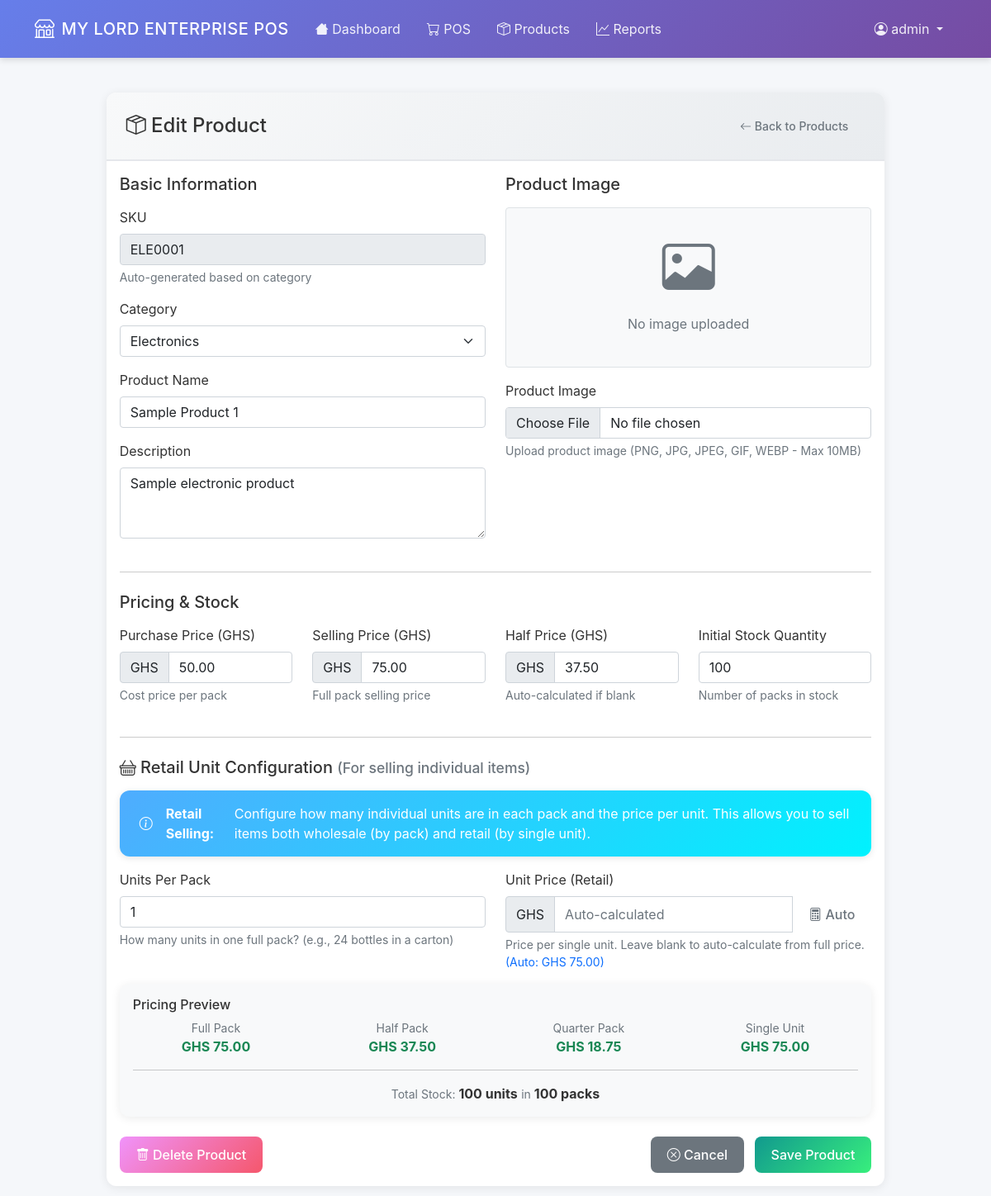
Page /products/1/edit (signed in) on the earlier database version.
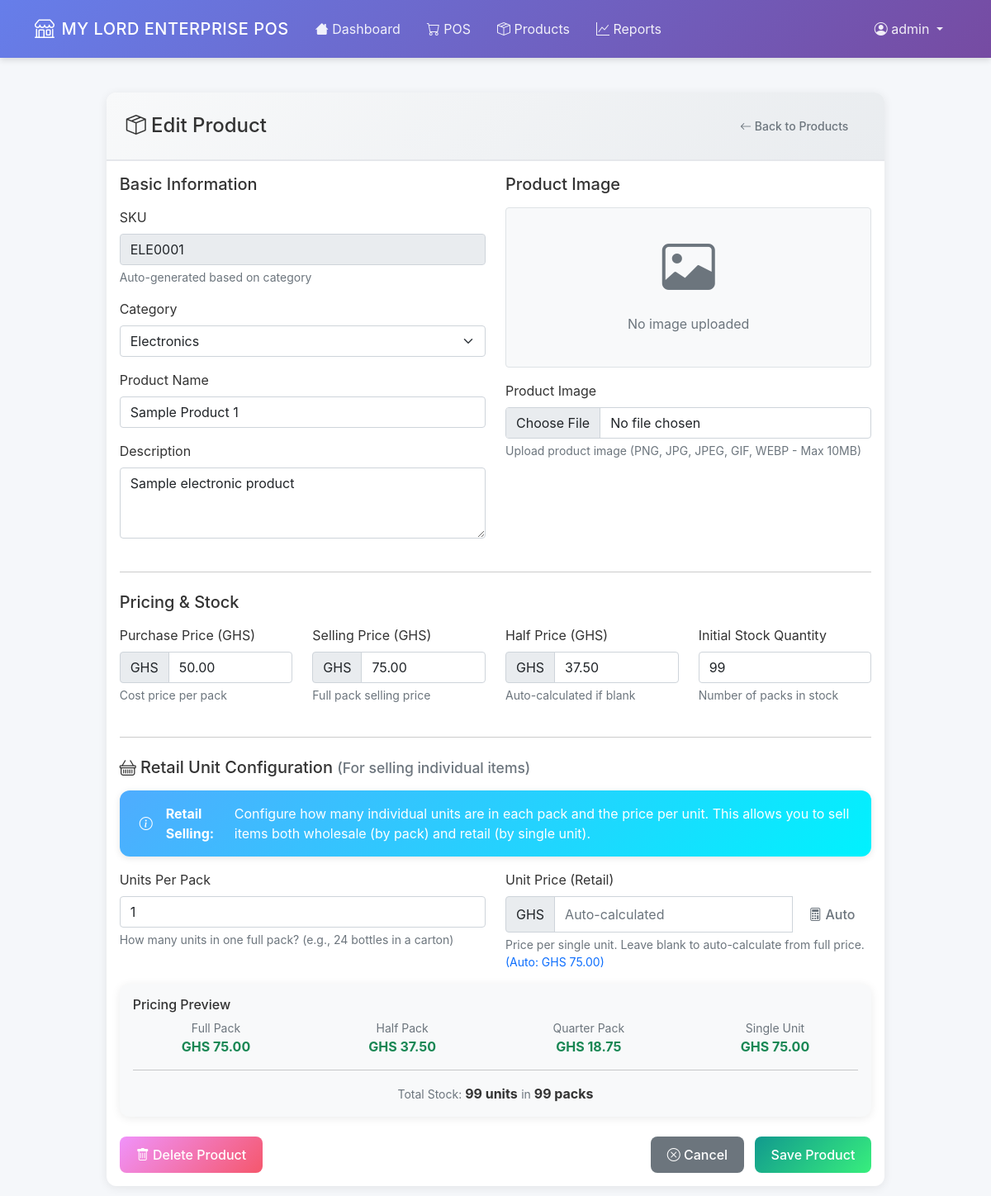
Same page on the later database version.
### app/models.py (models this page shows, shortened)
class Product(db.Model):
    id = db.Column(db.Integer, primary_key=True)
    sku = db.Column(db.String(20), unique=True, nullable=False, index=True)
    name = db.Column(db.String(100), nullable=False)
    category = db.Column(db.String(50), nullable=False, index=True)
    description = db.Column(db.Text)
    purchase_price = db.Column(db.Numeric(10, 2), nullable=False)
    full_price = db.Column(db.Numeric(10, 2), nullable=False)
    half_price = db.Column(db.Numeric(10, 2), nullable=True)
    price = db.Column(db.Numeric(10, 2), nullable=False)  # For backward compatibility
    units_per_pack = db.Column(db.Integer, default=1, nullable=False)  # How many units in a full pack
    unit_price = db.Column(db.Numeric(10, 2), nullable=True)  # Price per single unit (retail)
    quantity = db.Column(db.Numeric(10, 2), nullable=False, default=0)
    image_filename = db.Column(db.String(255), nullable=True)
    image_path = db.Column(db.String(500), nullable=True)
    created_at = db.Column(db.DateTime, nullable=False, default=datetime.utcnow)
    updated_at = db.Column(db.DateTime, default=datetime.utcnow, onupdate=datetime.utcnow)
    sale_items = db.relationship('SaleItem', backref='product', lazy=True)
    CATEGORIES = [
        ('electronics', 'Electronics'),
        ('clothing', 'Clothing'),
        ('food', 'Food & Beverages'),
        ('beauty', 'Beauty & Personal Care'),
        ('books', 'Books & Stationery'),
        ('home', 'Home & Garden'),
        ('sports', 'Sports & Recreation'),
        ('automotive', 'Automotive'),
        ('toys', 'Toys & Games'),
        ('health', 'Health & Wellness'),
        ('jewelry', 'Jewelry & Accessories'),
        ('music', 'Music & Instruments'),
        ('pets', 'Pet Supplies'),
        ('office', 'Office Supplies'),
        ('tools', 'Tools & Hardware'),
        ('other', 'Other')
    ]
    ALLOWED_IMAGE_EXTENSIONS = {'png', 'jpg', 'jpeg', 'gif', 'webp'}
    MAX_IMAGE_SIZE = 10 * 1024 * 1024  # 10MB
    @property
    def has_image(self):
        return self.image_filename is not None and self.image_path is not None
    @property
    def quarter_price(self):
        return self.full_price / Decimal('4')

### app/products.py (the view, shortened to what this page needs)
@bp.route('/<int:product_id>/edit', methods=['GET', 'POST'])
@login_required
@manager_required
def edit_product(product_id):
    product = Product.query.get_or_404(product_id)
    form = ProductForm(original_sku=product.sku, obj=product)
    return render_template('products/edit.html', form=form, title='Edit Product', product=product)

### app/models.py (called while the page is built)
    def needs_password_change(self):
        return self.must_change_password or self.is_temporary_password

    def is_admin(self):
        return self.role == 'admin'

    def is_manager(self):
        return self.role in ['admin', 'manager']

### app/templates/products/edit.html (shortened to what the changed rows need)
{% extends "base.html" %}
{% block content %}
<div class="row justify-content-center">
    <div class="col-lg-10">
        <div class="card">
            <div class="card-body">
                <form method="POST" enctype="multipart/form-data" novalidate>
                    <div class="row">
                        <div class="col-md-6">
                            <div class="mb-3">
                                {{ form.sku.label(class="form-label") }}
                                {{ form.sku(class="form-control" + (" is-invalid" if form.sku.errors else "")) }}
                                <div class="form-text">Auto-generated based on category</div>
                            </div>
                            <div class="mb-3">
                                {{ form.category.label(class="form-label") }}
                                {{ form.category(class="form-select" + (" is-invalid" if form.category.errors else "")) }}
                            </div>
                            <div class="mb-3">
                                {{ form.name.label(class="form-label") }}
                                {{ form.name(class="form-control" + (" is-invalid" if form.name.errors else "")) }}
                            </div>
                            <div class="mb-3">
                                {{ form.description.label(class="form-label") }}
                                {{ form.description(class="form-control" + (" is-invalid" if form.description.errors else "")) }}
                            </div>
                        </div>
                    </div>
                    <div class="row">
                        <div class="col-md-3">
                            <div class="mb-3">
                                <div class="input-group">
                                    <span class="input-group-text">GHS</span>
                                    {{ form.purchase_price(class="form-control" + (" is-invalid" if form.purchase_price.errors else "")) }}
                                </div>
                            </div>
                        </div>
                        <div class="col-md-3">
                            <div class="mb-3">
                                <div class="input-group">
                                    <span class="input-group-text">GHS</span>
                                    {{ form.full_price(class="form-control" + (" is-invalid" if form.full_price.errors else "")) }}
                                </div>
                            </div>
                        </div>
                        <div class="col-md-3">
                            <div class="mb-3">
                                <div class="input-group">
                                    <span class="input-group-text">GHS</span>
                                    {{ form.half_price(class="form-control" + (" is-invalid" if form.half_price.errors else "")) }}
                                </div>
                            </div>
                        </div>
                        <div class="col-md-3">
                            <div class="mb-3">
                                {{ form.quantity.label(class="form-label") }}
                                {{ form.quantity(class="form-control" + (" is-invalid" if form.quantity.errors else "")) }}
                                <div class="form-text">Number of packs in stock</div>
                            </div>
                        </div>
                    </div>
                    <div class="row">
                        <div class="col-md-6">
                            <div class="mb-3">
                                {{ form.units_per_pack.label(class="form-label") }}
                                {{ form.units_per_pack(class="form-control" + (" is-invalid" if form.units_per_pack.errors else ""), id="unitsPerPack") }}
                                <div class="form-text">
                                    How many units in one full pack? (e.g., 24 bottles in a carton)
                                </div>
                            </div>
                        </div>
                        <div class="col-md-6">
                            <div class="mb-3">
                                <div class="input-group">
                                    <span class="input-group-text">GHS</span>
                                    {{ form.unit_price(class="form-control" + (" is-invalid" if form.unit_price.errors else ""), id="unitPrice") }}
                                    <button class="btn btn-outline-secondary" type="button" id="autoCalcBtn">
                                        <i class="bi bi-calculator"></i> Auto
                                    </button>
                                </div>
                            </div>
                        </div>
                    </div>
                    <div class="card bg-light">
                        <div class="card-body">
                            <div class="row text-center">
                                <div class="col-12">
                                    <small class="text-muted">Total Stock: </small>
                                    <strong id="totalUnits">0 units</strong>
                                    <small class="text-muted"> in </small>
                                    <strong id="totalPacks">0 packs</strong>
                                </div>
                            </div>
                        </div>
                    </div>
                </form>
            </div>
        </div>
    </div>
</div>
{% endblock %}

Differences in the rows shown:
changed Product "ELE0001": quantity "100" → "99"
Other differences:
text written by a page script: "100 units" → "99 units"
text written by a page script: "100 packs" → "99 packs"
